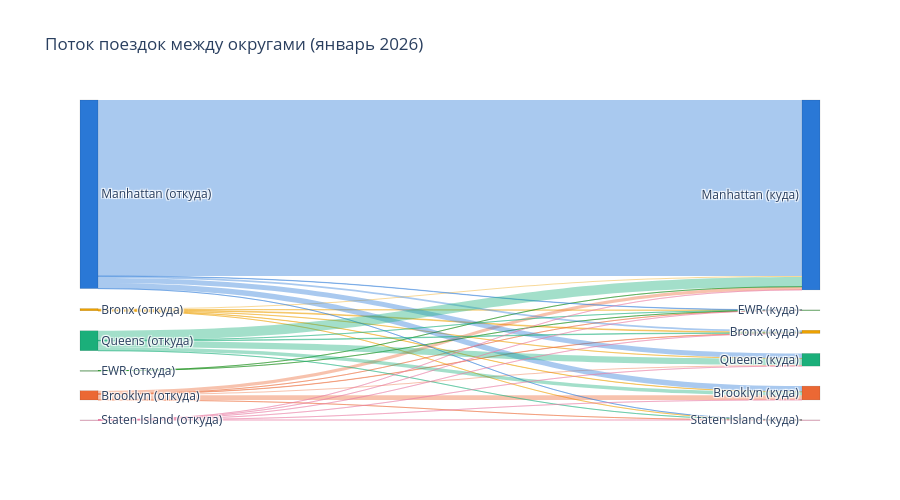

The code cell stored with this chart in its notebook:
### Markdown cell above
### Поток между округами (Sankey-диаграмма)

263 зоны — слишком мелкая детализация, чтобы увидеть общую картину потока. Агрегируем до уровня округа (`borough`): слева — округ посадки, справа — округ высадки, толщина ленты — число поездок.

### Code cell
import plotly.graph_objects as go

borough_of = zones.set_index("LocationID")["borough"]
od_borough = pd.DataFrame({
    "from_borough": df["PULocationID"].map(borough_of),
    "to_borough": df["DOLocationID"].map(borough_of),
})
borough_flow = od_borough.groupby(["from_borough", "to_borough"]).size().reset_index(name="trips")

# Фиксированный категориальный порядок и цвета (dataviz-палитра)
categorical_order = ["Manhattan", "Brooklyn", "Queens", "Bronx", "Staten Island", "EWR", "Unknown"]
categorical_colors = ["#2a78d6", "#eb6834", "#1baf7a", "#eda100", "#e87ba4", "#008300", "#4a3aa7"]
boroughs_present = [b for b in categorical_order if b in borough_flow["from_borough"].unique() or b in borough_flow["to_borough"].unique()]
color_map = dict(zip(categorical_order, categorical_colors))

def hex_to_rgba(hex_color, alpha=0.4):
    hex_color = hex_color.lstrip("#")
    r, g, b = int(hex_color[0:2], 16), int(hex_color[2:4], 16), int(hex_color[4:6], 16)
    return f"rgba({r},{g},{b},{alpha})"

node_labels = [f"{b} (откуда)" for b in boroughs_present] + [f"{b} (куда)" for b in boroughs_present]
src_idx = {b: i for i, b in enumerate(boroughs_present)}
dst_idx = {b: i + len(boroughs_present) for i, b in enumerate(boroughs_present)}

sankey_df = borough_flow[
    borough_flow["from_borough"].isin(boroughs_present) & borough_flow["to_borough"].isin(boroughs_present)
]

fig = go.Figure(go.Sankey(
    node=dict(
        label=node_labels,
        color=[color_map[b] for b in boroughs_present] * 2,
        pad=20,
        thickness=18,
        line=dict(color="rgba(0,0,0,0.2)", width=0.5),
    ),
    link=dict(
        source=sankey_df["from_borough"].map(src_idx),
        target=sankey_df["to_borough"].map(dst_idx),
        value=sankey_df["trips"],
        color=sankey_df["from_borough"].map(color_map).map(lambda c: hex_to_rgba(c, 0.4)),
    ),
))
fig.update_layout(title="Поток поездок между округами (январь 2026)", font_size=12, height=500)
fig.show()

### Figure 1 — Plotly figure (JSON) as saved in the notebook; plotly's stock layout.template omitted (floating-point values rounded to 4 significant figures)
{"data": [{"link": {"color": ["rgba(237,161,0,0.4)", "rgba(237,161,0,0.4)", "rgba(237,161,0,0.4)", "rgba(237,161,0,0.4)", "rgba(237,161,0,0.4)", "rgba(237,161,0,0.4)", "rgba(235,104,52,0.4)", "rgba(235,104,52,0.4)", "rgba(235,104,52,0.4)", "rgba(235,104,52,0.4)", "rgba(235,104,52,0.4)", "rgba(235,104,52,0.4)", "rgba(0,131,0,0.4)", "rgba(0,131,0,0.4)", "rgba(42,120,214,0.4)", "rgba(42,120,214,0.4)", "rgba(42,120,214,0.4)", "rgba(42,120,214,0.4)", "rgba(42,120,214,0.4)", "rgba(42,120,214,0.4)", "rgba(27,175,122,0.4)", "rgba(27,175,122,0.4)", "rgba(27,175,122,0.4)", "rgba(27,175,122,0.4)", "rgba(27,175,122,0.4)", "rgba(27,175,122,0.4)", "rgba(232,123,164,0.4)", "rgba(232,123,164,0.4)", "rgba(232,123,164,0.4)", "rgba(232,123,164,0.4)", "rgba(232,123,164,0.4)", "rgba(232,123,164,0.4)"], "source": [3, 3, 3, 3, 3, 3, 1, 1, 1, 1, 1, 1, 5, 5, 0, 0, 0, 0, 0, 0, 2, 2, 2, 2, 2, 2, 4, 4, 4, 4, 4, 4], "target": [9, 7, 11, 6, 8, 10, 9, 7, 11, 6, 8, 10, 11, 6, 9, 7, 11, 6, 8, 10, 9, 7, 11, 6, 8, 10, 9, 7, 11, 6, 8, 10], "value": [12395, 3319, 1, 17878, 3221, 3, 3894, 79155, 26, 54049, 18069, 159, 467, 10, 28365, 93541, 5151, 2959577, 84167, 441, 8605, 56159, 214, 162216, 107724, 348, 5, 234, 5, 69, 12, 159]}, "node": {"color": ["#2a78d6", "#eb6834", "#1baf7a", "#eda100", "#e87ba4", "#008300", "#2a78d6", "#eb6834", "#1baf7a", "#eda100", "#e87ba4", "#008300"], "label": ["Manhattan (откуда)", "Brooklyn (откуда)", "Queens (откуда)", "Bronx (откуда)", "Staten Island (откуда)", "EWR (откуда)", "Manhattan (куда)", "Brooklyn (куда)", "Queens (куда)", "Bronx (куда)", "Staten Island (куда)", "EWR (куда)"], "line": {"color": "rgba(0,0,0,0.2)", "width": 0.5}, "pad": 20, "thickness": 18}, "type": "sankey"}], "layout": {"font": {"size": 12}, "height": 500, "title": {"text": "Поток поездок между округами (январь 2026)"}}}
